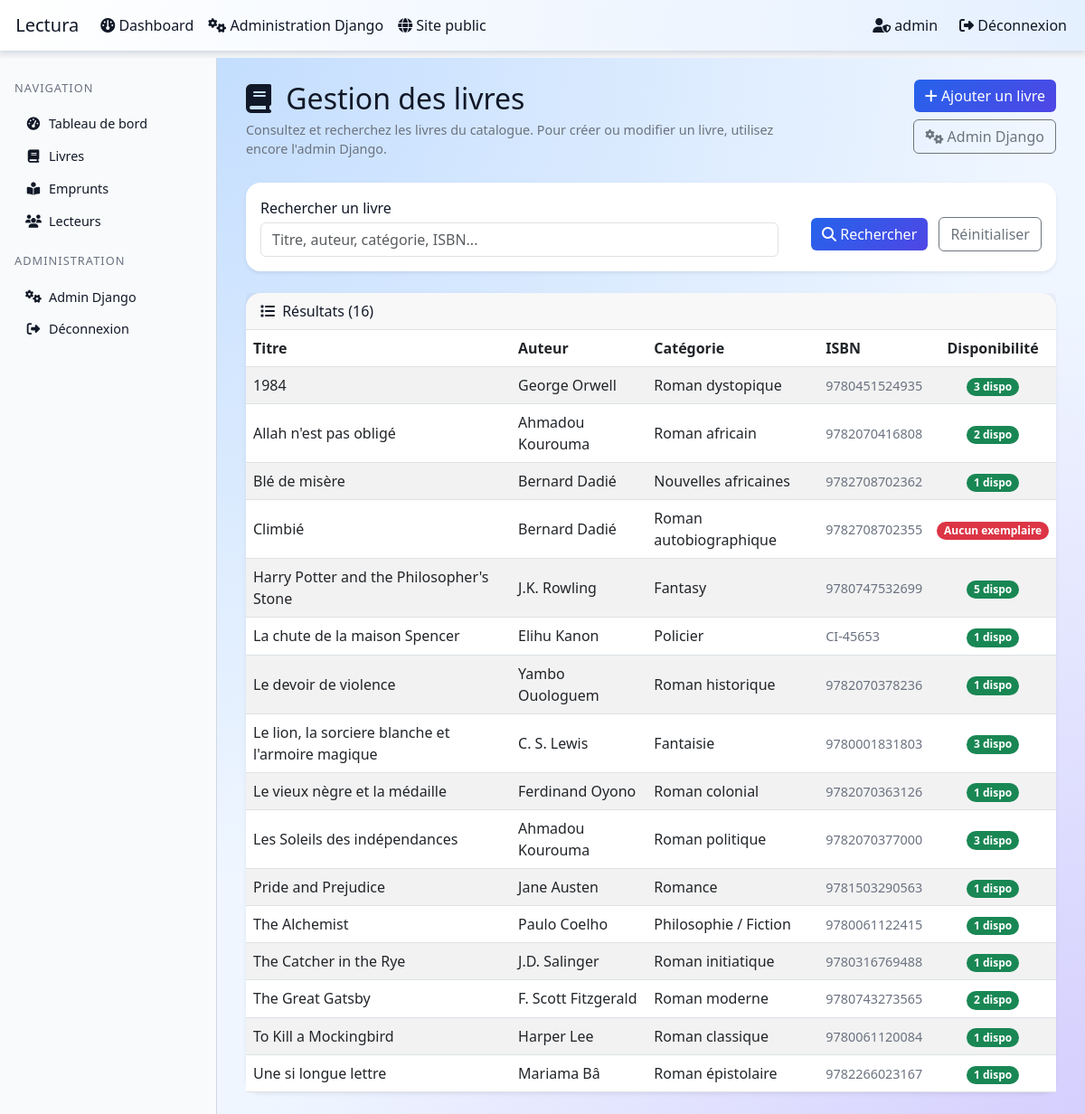
Screenshot of /gestion/livres/ (signed in) with the database file from the repository.
### library/models.py (models this page shows, shortened)
class Book(models.Model):
    title = models.CharField(max_length=200, verbose_name="Titre")
    author = models.CharField(max_length=100, verbose_name="Auteur")
    published_date = models.DateField(verbose_name="Date de publication")
    category = models.CharField(max_length=100, verbose_name="Catégorie")
    isbn = models.CharField(max_length=13, unique=True, verbose_name="ISBN")
    total_copies = models.IntegerField(default=1, verbose_name="Nombre d'exemplaires")
    class Meta:
        verbose_name = "Livre"
        verbose_name_plural = "Livres"
        ordering = ['title']
    @property
    def available_copies(self):
        emprunts_actifs = self.emprunts_set.filter(date_retour__isnull=True).count()
        return self.total_copies - emprunts_actifs
    @property
    def is_available(self):
        return self.available_copies > 0

### library/views.py (the view, shortened to what this page needs)
# urls.py: path('gestion/livres/', views.admin_livres, name='admin_livres'),
@login_required
def admin_livres(request):
    if not request.user.is_staff:
        messages.error(request, "Accès réservé aux comptes administrateurs.")
        return redirect('library:home')
    from django.db.models import Q
    from .models import Book
    search = request.GET.get('q', '').strip()
    books = Book.objects.all().order_by('title')
    context = {
        'books': books,
        'search': search,
    }
    return render(request, 'library/admin_livres.html', context)

### library/templates/library/admin_livres.html (shortened to what this page needs)
{% extends 'library/admin_base.html' %}
{% block content %}
<div class="d-flex justify-content-between align-items-center mb-4">
    <div>
        <h2 class="mb-1"><i class="fas fa-book me-2"></i> Gestion des livres</h2>
        <p class="text-muted mb-0">Consultez et recherchez les livres du catalogue. Pour créer ou modifier un livre, utilisez encore l'admin Django.</p>
    </div>
    <div class="text-end">
        <a href="{% url 'admin:library_book_add' %}" class="btn btn-primary mb-2">
            <i class="fas fa-plus"></i> Ajouter un livre
        </a>
        <a href="{% url 'admin:index' %}" class="btn btn-outline-secondary mb-2">
            <i class="fas fa-gears"></i> Admin Django
        </a>
    </div>
</div>
<div class="card border-0 shadow-sm mb-4">
    <div class="card-body">
        <form method="get" class="row g-2 align-items-center">
            <div class="col-md-8">
                <label class="form-label mb-1">Rechercher un livre</label>
                <input type="text" name="q" class="form-control" placeholder="Titre, auteur, catégorie, ISBN..." value="{{ search }}">
            </div>
            <div class="col-md-4 text-md-end mt-3 mt-md-4">
                <button type="submit" class="btn btn-primary me-2">
                    <i class="fas fa-search"></i> Rechercher
                </button>
                <a href="{% url 'library:admin_livres' %}" class="btn btn-outline-secondary">
                    Réinitialiser
                </a>
            </div>
        </form>
    </div>
</div>
<div class="card border-0 shadow-sm">
    <div class="card-header d-flex justify-content-between align-items-center">
        <span><i class="fas fa-list me-1"></i> Résultats ({{ books|length }})</span>
    </div>
    <div class="card-body p-0">
        {% if books %}
            <div class="table-responsive">
                <table class="table table-striped table-hover mb-0 align-middle">
                    <thead>
                        <tr>
                            <th>Titre</th>
                            <th>Auteur</th>
                            <th>Catégorie</th>
                            <th>ISBN</th>
                            <th class="text-center">Disponibilité</th>
                        </tr>
                    </thead>
                    <tbody>
                        {% for book in books %}
                            <tr>
                                <td>{{ book.title }}</td>
                                <td>{{ book.author }}</td>
                                <td>{{ book.category }}</td>
                                <td><span class="text-muted small">{{ book.isbn }}</span></td>
                                <td class="text-center">
                                    {% if book.is_available %}
                                        <span class="badge bg-success">{{ book.available_copies }} dispo</span>
                                    {% else %}
                                        <span class="badge bg-danger">Aucun exemplaire</span>
                                    {% endif %}
                                </td>
                            </tr>
                        {% endfor %}
                    </tbody>
                </table>
            </div>
        {% else %}
            <div class="p-4">
                <p class="mb-0 text-muted">Aucun livre ne correspond à votre recherche.</p>
            </div>
        {% endif %}
    </div>
</div>
{% endblock %}

### library/templates/library/admin_base.html (shortened to what this page needs)
<!DOCTYPE html>
<html lang="fr">
<head>
    <link href="https://cdn.jsdelivr.net/npm/bootstrap@5.3.0/dist/css/bootstrap.min.css" rel="stylesheet">
    <link rel="stylesheet" href="https://cdnjs.cloudflare.com/ajax/libs/font-awesome/6.4.0/css/all.min.css">
</head>
<body>
<nav class="navbar navbar-expand-lg navbar-dark fixed-top">
    <div class="container-fluid">
        <a class="navbar-brand" href="{% url 'library:admin_dashboard' %}">
             Lectura
        </a>
        <div class="collapse navbar-collapse" id="adminNavbar">
            <ul class="navbar-nav me-auto mb-2 mb-lg-0">
                <li class="nav-item">
                    <a class="nav-link" href="{% url 'library:admin_dashboard' %}">
                        <i class="fas fa-gauge"></i> Dashboard
                    </a>
                </li>
                <li class="nav-item">
                    <a class="nav-link" href="{% url 'admin:index' %}">
                        <i class="fas fa-gears"></i> Administration Django
                    </a>
                </li>
                <li class="nav-item">
                    <a class="nav-link" href="{% url 'library:logout' %}">
                        <i class="fas fa-globe"></i> Site public
                    </a>
                </li>
            </ul>
            <span class="navbar-text me-3">
                {% if user.is_authenticated %}
                    <i class="fas fa-user-shield"></i> {{ user.username }}
                {% endif %}
            </span>
            <ul class="navbar-nav">
                <li class="nav-item">
                    <a class="nav-link" href="{% url 'library:logout' %}">
                        <i class="fas fa-sign-out-alt"></i> Déconnexion
                    </a>
                </li>
            </ul>
        </div>
    </div>
 </nav>
<div class="admin-layout">
    <aside class="admin-sidebar">
        <div class="sidebar-section mb-3">
            <div class="sidebar-title">Navigation</div>
            <nav class="nav flex-column">
                <a class="nav-link" href="{% url 'library:admin_dashboard' %}">
                    <i class="fas fa-gauge-high"></i>
                    Tableau de bord
                </a>
                <a class="nav-link" href="{% url 'library:admin_livres' %}">
                    <i class="fas fa-book"></i>
                    Livres
                </a>
                <a class="nav-link" href="{% url 'library:admin_emprunts' %}">
                    <i class="fas fa-book-reader"></i>
                    Emprunts
                </a>
                <a class="nav-link" href="{% url 'library:admin_utilisateurs' %}">
                    <i class="fas fa-users"></i>
                    Lecteurs
                </a>
            </nav>
        </div>
        <div class="sidebar-section mt-3">
            <div class="sidebar-title">Administration</div>
            <nav class="nav flex-column">
                <a class="nav-link" href="{% url 'admin:index' %}">
                    <i class="fas fa-gears"></i>
                    Admin Django
                </a>
                <a class="nav-link" href="{% url 'library:logout' %}">
                    <i class="fas fa-sign-out-alt"></i>
                    Déconnexion
                </a>
            </nav>
        </div>
    </aside>
    <main class="admin-main">
        <div class="admin-main-inner">
            {% block content %}{% endblock %}
        </div>
    </main>
</div>
</body>
</html>

### library/templates/library/admin_base.html (style rules this page uses)
body { font-family: 'Segoe UI', Tahoma, Geneva, Verdana, sans-serif; background-color: #f3f4f6; min-height: 100vh; color: #111827; }
.navbar { background: linear-gradient(90deg, #ffffff, #e5f0ff); box-shadow: 0 2px 6px rgba(148, 163, 184, 0.4); }
.navbar .navbar-brand, .navbar .nav-link, .navbar .navbar-text { color: #111827 !important; }
.admin-layout { display: flex; margin-top: 64px; min-height: calc(100vh - 64px); }
.admin-sidebar { width: 240px; background: #f9fafb; color: #111827; padding: 1.5rem 1rem; border-right: 1px solid rgba(148, 163, 184, 0.4); }
.admin-sidebar .sidebar-title { font-size: 0.8rem; text-transform: uppercase; letter-spacing: 0.08em; color: #6b7280; margin-bottom: 0.75rem; }
.admin-sidebar .nav-link { color: #111827 !important; padding: 0.45rem 0.75rem; border-radius: 0.5rem; font-size: 0.9rem; display: flex; align-items: center; gap: 0.5rem; }
.admin-sidebar .nav-link i { width: 18px; text-align: center; }
.admin-main { flex: 1; padding: 1.5rem 2rem; background: radial-gradient(circle at top left, rgba(191, 219, 254, 0.9), transparent 60%), radial-gradient(circle at bottom right, rgba(196, 181, 253, 0.6), transparent 60%), #eff6ff; }
.admin-main-inner { max-width: 1200px; margin: 0 auto; }
.card { border-radius: 1rem; border: 1px solid rgba(148, 163, 184, 0.4); background-color: #ffffff; color: #111827; box-shadow: 0 10px 25px rgba(148, 163, 184, 0.35); }
.card-header { border-bottom-color: rgba(148, 163, 184, 0.25); }
.admin-main p, .admin-main h1, .admin-main h2, .admin-main h3, .admin-main h4, .admin-main h5, .admin-main h6 { color: #111827; }
.admin-main .text-muted { color: #6b7280 !important; opacity: 1; font-size: 0.9rem; }
.btn-primary { background: linear-gradient(135deg, #2563eb, #4f46e5); border: none; }
.badge { border-radius: 999px; }

### rows the page displays
Book: title "1984", author "George Orwell", category "Roman dystopique", isbn "9780451524935", available_copies "3"
Book: title "Allah n'est pas obligé", author "Ahmadou Kourouma", category "Roman africain", isbn "9782070416808", available_copies "2"
Book: title "Blé de misère", author "Bernard Dadié", category "Nouvelles africaines", isbn "9782708702362", available_copies "1"
Book: title "Climbié", author "Bernard Dadié", category "Roman autobiographique", isbn "9782708702355", total_copies "Aucun exemplaire"
Book: title "Harry Potter and the Philosopher's Stone", author "J.K. Rowling", category "Fantasy", isbn "9780747532699", available_copies "5"
Book: title "La chute de la maison Spencer", author "Elihu Kanon", category "Policier", isbn "CI-45653", available_copies "1"
Book: title "Le devoir de violence", author "Yambo Ouologuem", category "Roman historique", isbn "9782070378236", available_copies "1"
Book: title "Le lion, la sorciere blanche et l'armoire magique", author "C. S. Lewis", category "Fantaisie", isbn "9780001831803", available_copies "3"
Book: title "Le vieux nègre et la médaille", author "Ferdinand Oyono", category "Roman colonial", isbn "9782070363126", available_copies "1"
Book: title "Les Soleils des indépendances", author "Ahmadou Kourouma", category "Roman politique", isbn "9782070377000", available_copies "3"
Book: title "Pride and Prejudice", author "Jane Austen", category "Romance", isbn "9781503290563", available_copies "1"
Book: title "The Alchemist", author "Paulo Coelho", category "Philosophie / Fiction", isbn "9780061122415", available_copies "1"
Book: title "The Catcher in the Rye", author "J.D. Salinger", category "Roman initiatique", isbn "9780316769488", available_copies "1"
Book: title "The Great Gatsby", author "F. Scott Fitzgerald", category "Roman moderne", isbn "9780743273565", available_copies "2"
Book: title "To Kill a Mockingbird", author "Harper Lee", category "Roman classique", isbn "9780061120084", available_copies "1"
Book: title "Une si longue lettre", author "Mariama Bâ", category "Roman épistolaire", isbn "9782266023167", available_copies "1"

### other values shown
{{ user.username }} "admin"
{{ books|length }} "16"
